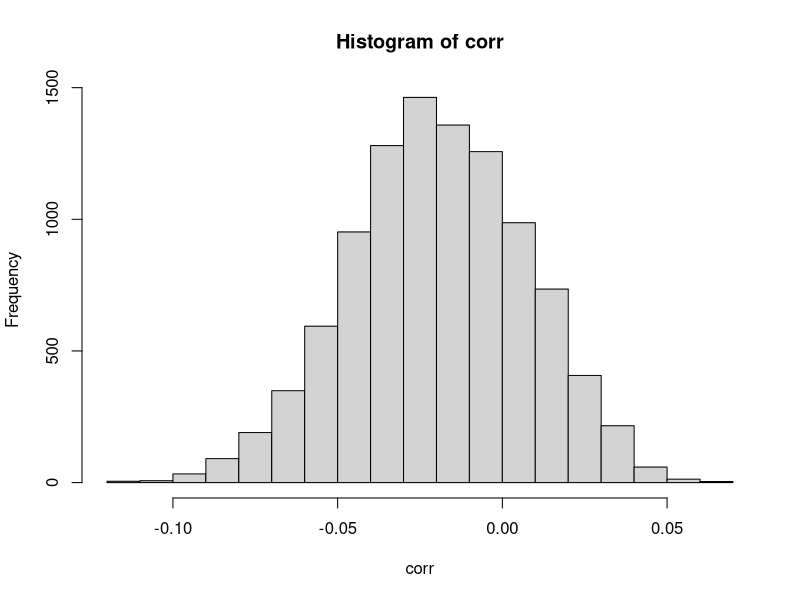
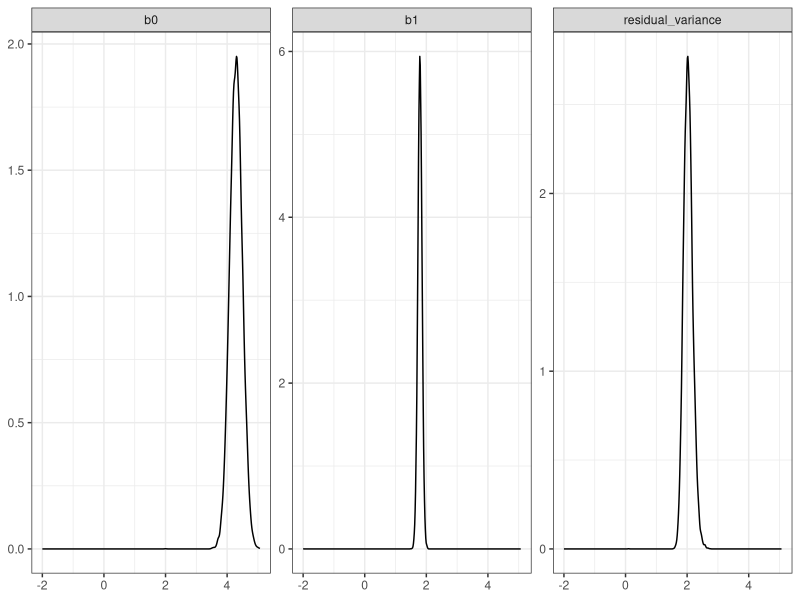
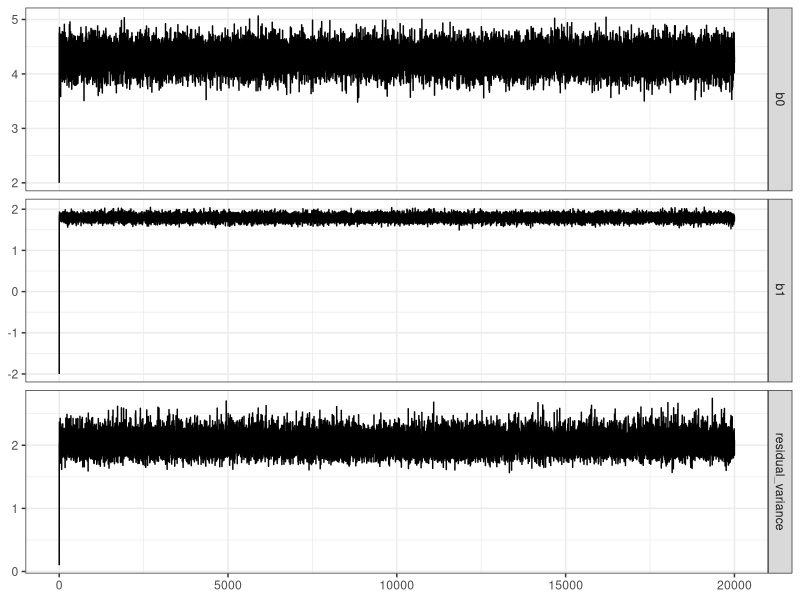
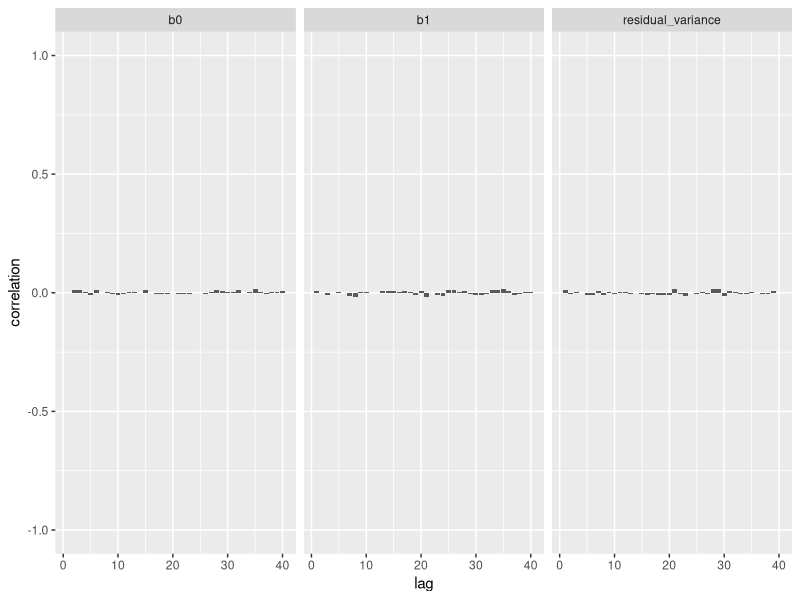
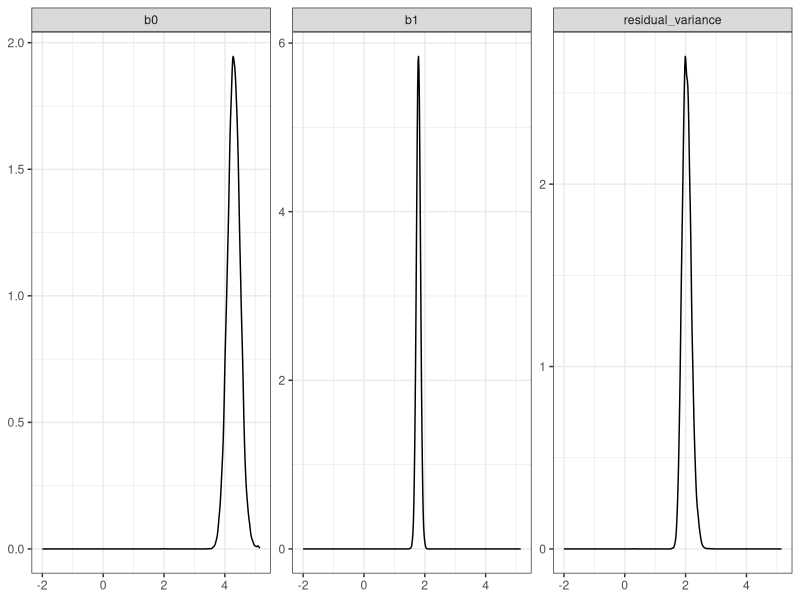
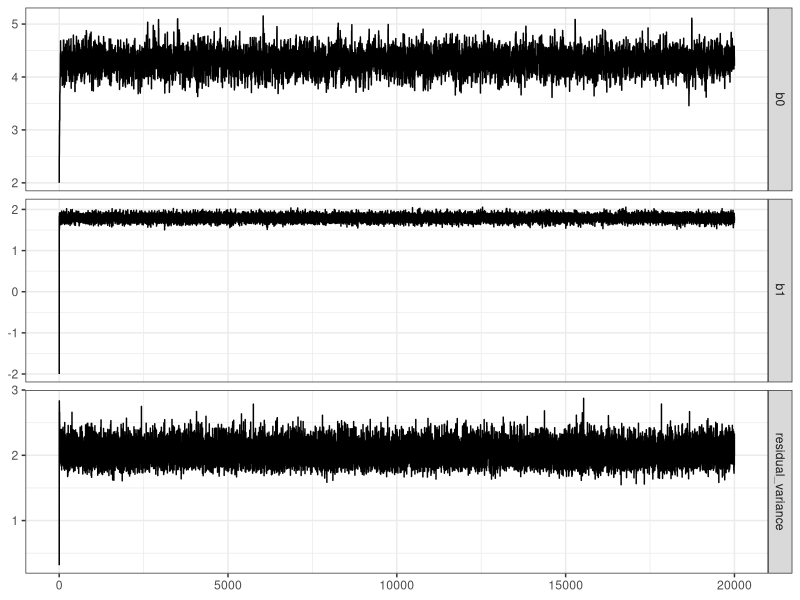
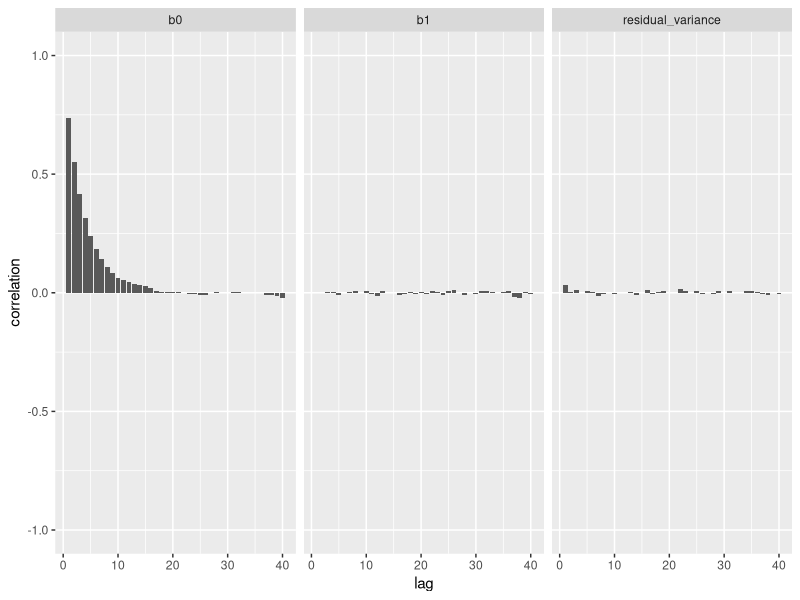
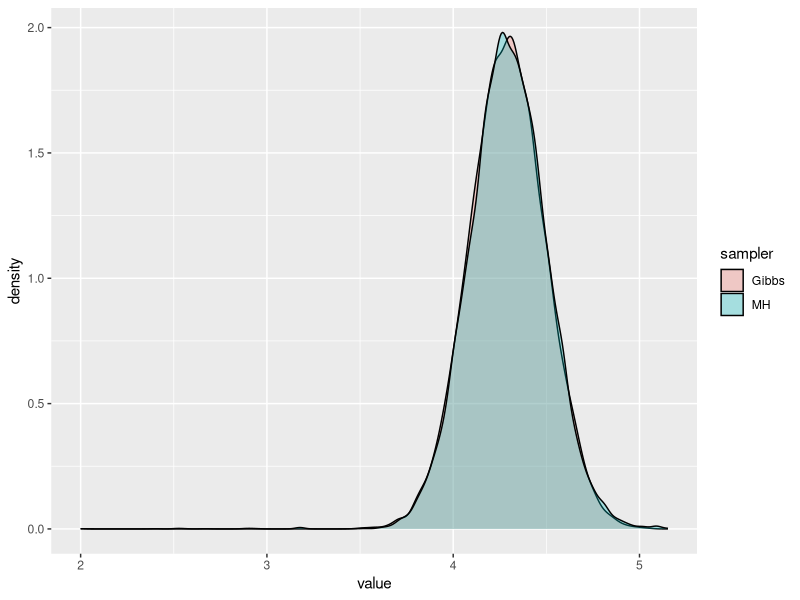

Here is the R script that generated these plots, in order:
## MH script

# Correlation ----

x <- scale(rnorm(1377, mean=0, sd=1), center=TRUE, scale=TRUE)[,1]
y <- scale(rnorm(1377, mean=0, sd=1), center=TRUE, scale=TRUE)[,1]
#y <- scale(x + runif(1377, -2, 2), center=TRUE, scale=TRUE)[,1]

# Logged conditional posterior distribution
lnpost <- function(r) {
  -690*log(1-r^2) -.5*(sum(x^2)-2*r*sum(x*y)+sum(y^2))/(1-r^2)
}

# Results matrix
k <- 10000
corr <- matrix(0, k)
# Accepted draws
accepted <- 0

# Loop over the k draws
# (note that we start at 2 [==>] this means that the starting value is implicitly set to 0)
for(i in 2:k) {

  # Proposal distribution
  # Update the previous value with a uniform proposal density
  corr[i] <- corr[i-1] + runif(1, min = -.07, max=.07)

  # If the absolute value of the current draw is larger than one, reject the sample
  # (this is a check to see whether the current draw is bounded by -1 and 1)
  if( abs(corr[i]) > 1 ) {

    corr[i] <- corr[i-1]

  }

  # Evaluate the log-likelihood of the function
  ll_corr_current <- lnpost(corr[i])
  ll_corr_previous <- lnpost(corr[i-1])

  # Draw a uniform and log (since the likelihood is logged also)
  u <- log(runif(1, min=0, max=1))

  # Accept or reject based on the difference between corr_current and corr_previous
  # (why difference? Because we logged the values ==> log(a/b) = log(a) - log(b))
  ll_diff <- ll_corr_current - ll_corr_previous

  # Reject the sample if ll_diff < u
  if( ll_diff < u ) {

    # Set current value to previous value
    corr[i] <- corr[i-1]

    # Continue
    next

  }

  # Set accepted + 1
  accepted <- accepted + 1

  # Every 100 draws, print progress to console
  if ( (i %% 100) == 0 ) {
    print(c(i,corr[i],accepted/i))
  }

}

hist(corr)
summary(corr)

# Linear regression using Gibbs only ----

## Plan: model b[0] + b[1]*x + e

# Draw x
x <- rnorm(100, mean=0, sd=3)
# Coef (intercept)
b0 <- 4.2
b1 <- 1.87
# Generate y
res_variance <- 2.1^2
y <- rnorm(100, mean = (b0 + b1*x), sd = sqrt(res_variance))

# Create data frame for data
dat <- data.frame(x=x, y=y)

## Create a model matrix
X <- model.matrix(y ~ x, data=dat)
N <- nrow(X)

# Number of replications
k <- 20000
# Results
posterior_sampled <- matrix(0, nrow=k, ncol=3)

# First row of the posterior_sampled matrix are the initial values
posterior_sampled[1,] <- c(2, -2, 0.01)

# Posterior mean helper function
gibbs_posterior_mu <- function(X, xj, y, w, sigma, mu0, tau0) {

  # Numerator
  num1 <- sum(xj * (y - X %*% w)) / sigma
  num2 <- mu0 / tau0

  # Denominator
  den1 <- t(xj) %*% xj / sigma
  den2 <- 1 / tau0

  # Return
  return( ( num1 + num2 ) / ( den1 + den2 ) )

}

# Posterior tau helper function
gibbs_posterior_tau <- function(xj, sigma, tau0) {

  return( 1 / ( (t(xj) %*% xj/sigma) + (1/tau0) ) )

}

## Posterior rate for IG gibbs
gibbs_posterior_rate <- function(N, prior_rate) {

  return( (N / 2) + prior_rate )

}

## Posterior scale for IG gibbs
gibbs_posterior_scale <- function(X, y, w, prior_scale) {

  return(
    (sum((y - X %*% w)^2) / 2) + prior_scale
  )

}

## Priors
pr_mu_b0 <- 0
pr_tau_b0 <- 1000
pr_mu_b1 <- 0
pr_tau_b1 <- 1000
pr_rate_sig <- 0.001
pr_scale_sig <- 0.001

## Iterate
for( i in 2:k ) {

  ## Retrieve w (coefficients)
  # Ignore the last value ==> this is for sigma
  w <- posterior_sampled[i-1, -3]
  sigma <- posterior_sampled[i-1, 3]

  ## For each parameter, retrieve posterior samples using gibbs only

  #### b[0]

  w[1] <- rnorm(1,
                mean = gibbs_posterior_mu(matrix(X[,-1], ncol=1), matrix(X[,1], ncol=1),
                                          y, w[-1], sigma, pr_mu_b0, pr_tau_b0),
                sd = sqrt(gibbs_posterior_tau(X[,1], sigma, pr_tau_b0)))

  #### b[1]

  w[2] <- rnorm(1,
                mean = gibbs_posterior_mu(matrix(X[,-2], ncol=1), matrix(X[,2], ncol=1),
                                          y, w[-2], sigma, pr_mu_b0, pr_tau_b0),
                sd = sqrt(gibbs_posterior_tau(X[,2], sigma, pr_tau_b0)))

  #### sigma

  sigma <- 1 / rgamma(1,
                      gibbs_posterior_rate(N, pr_rate_sig),
                      gibbs_posterior_scale(X, y, w, pr_scale_sig))

  # Update results matrix
  posterior_sampled[i,] <- c(w, sigma)

}

# square-root the posterior sigma
posterior_sampled[,3] <- sqrt(posterior_sampled[,3])

# MAP values
apply(posterior_sampled, 2, mean)

# Plots
library(ggplot2)
library(dplyr)
library(tidyr)
density_plot <- function(x) {

  ## To data frame and names
  x <- as_data_frame(x)
  colnames(x) <- c("b0", "b1", "residual_variance")

  ## Burn 1.000
  x <- x[-2:-2000,]

  ## To long format
  x %>%
    gather(parameter, value) %>%
    # Plot
    ggplot(., aes(x=value, group=parameter)) +
    geom_density() +
    theme_bw() +
    theme(axis.title.x = element_blank(),
          axis.title.y = element_blank()) +
    facet_wrap("parameter ~ .", scales="free_y")
}

# Trace plot
trace_plot <- function(x) {

  ## To data frame and names
  x <- as_data_frame(x)
  colnames(x) <- c("b0", "b1", "residual_variance")

  ## To long
  x %>%
    mutate(index = 1:k) %>%
    gather(parameter, value, -index) %>%
    ## Plot trace
    ggplot(., aes(x=index, y=value, group=parameter)) +
      geom_line() +
      theme_bw() +
      theme(axis.title.x = element_blank(),
            axis.title.y = element_blank()) +
      facet_grid("parameter ~ .", scales = "free_y")

}

# Autocorrelation
# Helper function for autocorrelation
autocor <- function(x, n=10) {

  # Results
  res <- rep(0, n)

  # Lag for each n and calculate correlation
  for(i in 1:n) {
    res[i] <- cor(x, c(rep(NA, i), x[1:(length(x)-i)]),
                  use="complete.obs")
  }

  # Return
  return(
    data.frame(
      "lag" = 1:n,
      "correlation" = res
    )
  )

}

# Plot
autocor_plot <- function(x) {

  ## To data frame and names
  x <- as_data_frame(x)
  colnames(x) <- c("b0", "b1", "residual_variance")

  ## Compute autocorrelation
  qd <- x %>%
    as.data.frame() %>%
    lapply(., function(y) autocor(y, n=40)) %>%
    do.call(rbind.data.frame, .)

  # Add variable name
  qd$id <- stringr::str_replace_all(row.names(qd), "\\.[0-9]{1,2}", "")

  # Plot
  ggplot2::ggplot(qd, ggplot2::aes(x=lag, y=correlation, group=id)) +
    ggplot2::geom_bar(stat="identity") +
    ggplot2::scale_x_continuous(breaks= scales::pretty_breaks()) +
    ggplot2::scale_y_continuous(limits = c(-1,1)) +
    ggplot2::facet_wrap(id ~ .)

}

## Plot
density_plot(posterior_sampled)
trace_plot(posterior_sampled)
autocor_plot(posterior_sampled)

# Linear regression using Gibbs/MH mix ----

# Plan: sample b[0] using MH, sample b[1] and sigma using Gibbs

# Posterior density
# i.e. the posterior density proportional to a normal up to a constant
# It will be logged to simplify working with the exponents
MH_posterior_coef <- function(bj, xj, X, y, w, sigma, prior_mu, prior_tau) {

  ## Left side
  left <- -(bj^2) * ( ((t(xj) %*% xj)/(2*sigma)) + (1 / (2*prior_tau)))

  ## Right side
  right <- bj * ( ( (sum(xj * (y - X %*% w))) / (sigma) ) + (prior_mu / prior_tau) )

  ## Add left and right
  return(left + right)

}

# One step of MH algorithm
MH_one_step <- function(b_previous, xj, X, y, w, sigma, prior_mu, prior_tau, zeta) {

  ## Proposal density
  b_proposed <- rnorm(1, mean=b_previous, sd=zeta)

  ## Draw from the posterior
  g_proposed <- MH_posterior_coef(b_proposed, xj, X, y, w, sigma, prior_mu, prior_tau)
  g_previous <- MH_posterior_coef(b_previous, xj, X, y, w, sigma, prior_mu, prior_tau)

  ## Difference (because logged)
  g_diff <- g_proposed - g_previous

  ## Draw random variate from uniform
  u <- log(runif(1, min=0, max=1))

  ## If gdiff < u ==> set b_current to b_previous
  if( g_diff < u ) {

    b_current <- b_previous

  } else { # Accepted the proposed value

    b_current <- b_proposed

  }

  # Return b
  return(b_current)

}

# We are not resetting results matrix etc.
posterior_sampled_mh <- matrix(0, nrow=k, ncol=3)
posterior_sampled_mh[1,] <- posterior_sampled[1,]

# Keep track of accepted draws for MH
accepted <- 0

# Tuning parameter for proposal density
zeta <- 0.25

## Iterate
for( i in 2:k ) {

  ## Retrieve w (coefficients)
  # Ignore the last value ==> this is for sigma
  w <- posterior_sampled_mh[i-1, -3]
  sigma <- posterior_sampled_mh[i-1, 3]

  ## For each parameter, retrieve posterior samples using a mix of gibbs / MH only

  #### b[0] ==> Metropolis-Hastings

  b0_prev <- w[1]
  w[1] <- MH_one_step(w[1], matrix(X[,1], ncol=1), matrix(X[,-1], ncol=1),
                      y, w[-1], sigma, pr_mu_b0, pr_tau_b0, zeta)

  # If accepted, increment
  if(w[1] != b0_prev) {
    accepted <- accepted+1
  }

  #### b[1] ==> Gibbs

  w[2] <- rnorm(1,
                mean = gibbs_posterior_mu(matrix(X[,-2], ncol=1), matrix(X[,2], ncol=1),
                                          y, w[-2], sigma, pr_mu_b0, pr_tau_b0),
                sd = sqrt(gibbs_posterior_tau(X[,2], sigma, pr_tau_b0)))

  #### sigma ==> Gibbs

  sigma <- 1 / rgamma(1,
                      gibbs_posterior_rate(N, pr_rate_sig),
                      gibbs_posterior_scale(X, y, w, pr_scale_sig))

  # Update results matrix
  posterior_sampled_mh[i,] <- c(w, sigma)

}

# Accepted values
accepted / k

# square-root the posterior sigma
posterior_sampled_mh[,3] <- sqrt(posterior_sampled_mh[,3])

# MAP values
apply(posterior_sampled_mh, 2, mean)
apply(posterior_sampled, 2, mean)

# Plots
density_plot(posterior_sampled_mh)
trace_plot(posterior_sampled_mh)
autocor_plot(posterior_sampled_mh)

# Compare densities
data_frame(
  "Gibbs" = posterior_sampled[,1],
  "MH" = posterior_sampled_mh[,1]
) %>%
  gather(sampler, value) %>%
  ggplot(., aes(x=value, fill=sampler)) +
    geom_density(alpha=0.3)
